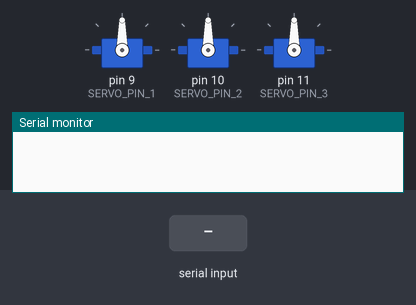
Recording of a sketch running on a simulated Arduino Uno, built with avr-gcc and run on an emulated ATmega328P. Shown: 3 × servo, the last lines printed to the serial monitor. The inputs (shaded band) are chosen by the test bench.

Above: at 1.2 s.
1.3 s: "lata\n" received over Serial
At 2.3 s:
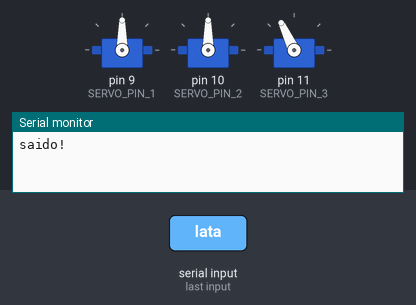
2.8 s: "vidro\n" received over Serial
At 3.4 s:
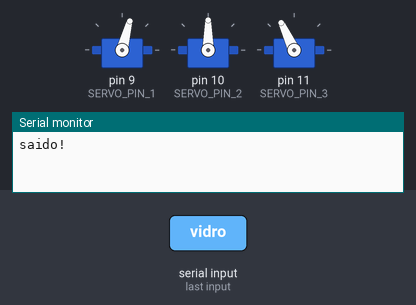
4.3 s: "plastico\n" received over Serial
At 6.9 s:
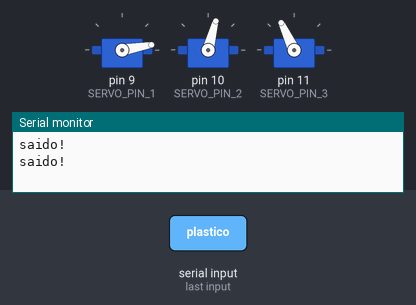
7.3 s: "x\n" received over Serial
At 9.2 s:
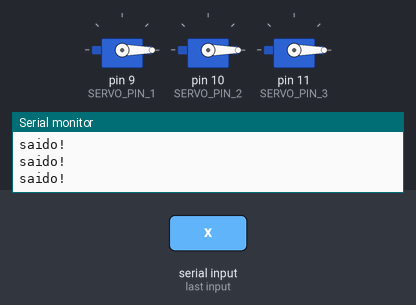
Timing chart, 0 to 10.7 s (numbered marks = the images above; inputs shaded):
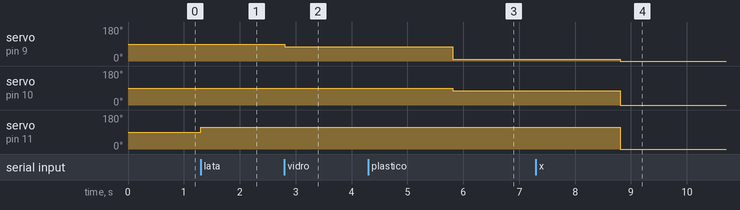

The sketch:

ARDUINO_SERVO_PORTAS.ino
```cpp
#include <Servo.h>

#define SERVO_PIN_1 9
#define SERVO_PIN_2 10
#define SERVO_PIN_3 11

//Portas usadas

Servo servo_1;
Servo servo_2;
Servo servo_3;

bool should_exit = false;

void setup() {
  Serial.begin(9600); // Inicia a comunicação serial
  servo_1.attach(SERVO_PIN_1); // Configura o pino do servo 1
  servo_2.attach(SERVO_PIN_2); // Configura o pino do servo 2
  servo_3.attach(SERVO_PIN_3); // Configura o pino do servo 3
}

void loop() {
  if (Serial.available() > 0) {
    String comando = Serial.readStringUntil('\n'); // Lê o comando serial
    comando.trim(); // Remove espaços em branco no início e no final do comando

    // Verifica qual comando foi recebido e movimenta os servos conforme necessário
    if (comando == "vidro") {
      servo_1.write(75); // Mova o servo 1 para 115 graus
      delay(3000);
      servo_1.write(10);
    } else if (comando == "plastico") {
       servo_2.write(75); // Mova o servo 1 para 115 graus
      delay(3000);
      servo_2.write(10);
    } else if (comando == "lata") {
      servo_3.write(115); // Mova o servo 3 para 115 graus
    } else if (comando == "x") {
      // Se receber "x", encerre o programa
      should_exit = true;
    } else {
      // Se o comando não for reconhecido, imprima uma mensagem de erro
      Serial.println("Comando inválido!");
    }
    Serial.println("saido!");
  }

  // Verifica se o programa deve ser encerrado e retorna os servos para a posição 0
  if (should_exit) {
    servo_1.write(0); // Retorna o servo 1 para a posição 0
    servo_2.write(0); // Retorna o servo 2 para a posição 0
    servo_3.write(0); // Retorna o servo 3 para a posição 0
    while (true) {
      // Loop vazio para manter o programa ativo, mas não faz nada
    }
  }
}
```

Measured:
- after the input at 1.3 s, servo on pin 11 (SERVO_PIN_3): 90° → 115° at once
- after the input at 2.8 s, servo on pin 9 (SERVO_PIN_1): 90° → 75° at once
- after the input at 4.3 s, servo on pin 10 (SERVO_PIN_2): 90° → 75° after 1.5 s
- after the input at 7.3 s, servo on pin 9 (SERVO_PIN_1): 10° → 0° after 1.5 s; servo on pin 10 (SERVO_PIN_2): 75° → 0° after 1.5 s; servo on pin 11 (SERVO_PIN_3): 115° → 0° after 1.5 s
